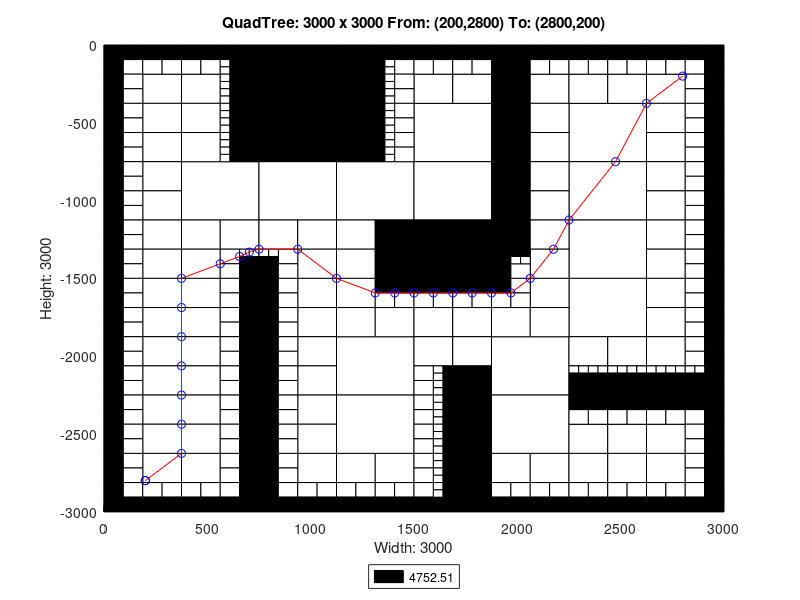

Write MATLAB code to recreate this figure.
axis([0 3000 -3000 0]);
title('QuadTree: 3000 x 3000 From: (200,2800) To: (2800,200)');
xlabel('Width: 3000');
ylabel('Height: 3000');
rectangle('Position',[750 -375 375 375], 'FaceColor',[0 0 0]);
rectangle('Position',[750 -750 375 375], 'FaceColor',[0 0 0]);
rectangle('Position',[375 -1125 375 375], 'FaceColor',[1 1 1]);
rectangle('Position',[750 -1125 375 375], 'FaceColor',[1 1 1]);
rectangle('Position',[1125 -1125 375 375], 'FaceColor',[1 1 1]);
rectangle('Position',[1500 -750 375 375], 'FaceColor',[1 1 1]);
rectangle('Position',[2250 -750 375 375], 'FaceColor',[1 1 1]);
rectangle('Position',[1500 -1125 375 375], 'FaceColor',[1 1 1]);
rectangle('Position',[1500 -1500 375 375], 'FaceColor',[0 0 0]);
rectangle('Position',[2250 -1125 375 375], 'FaceColor',[1 1 1]);
rectangle('Position',[2250 -1500 375 375], 'FaceColor',[1 1 1]);
rectangle('Position',[1125 -2250 375 375], 'FaceColor',[1 1 1]);
rectangle('Position',[1125 -2625 375 375], 'FaceColor',[1 1 1]);
rectangle('Position',[1875 -2250 375 375], 'FaceColor',[1 1 1]);
rectangle('Position',[2250 -1875 375 375], 'FaceColor',[1 1 1]);
rectangle('Position',[1875 -2625 375 375], 'FaceColor',[1 1 1]);
rectangle('Position',[187.5 -375 187.5 187.5], 'FaceColor',[1 1 1]);
rectangle('Position',[375 -375 187.5 187.5], 'FaceColor',[1 1 1]);
rectangle('Position',[187.5 -562.5 187.5 187.5], 'FaceColor',[1 1 1]);
rectangle('Position',[187.5 -750 187.5 187.5], 'FaceColor',[1 1 1]);
rectangle('Position',[375 -562.5 187.5 187.5], 'FaceColor',[1 1 1]);
rectangle('Position',[375 -750 187.5 187.5], 'FaceColor',[1 1 1]);
rectangle('Position',[1125 -187.5 187.5 187.5], 'FaceColor',[0 0 0]);
rectangle('Position',[1125 -375 187.5 187.5], 'FaceColor',[0 0 0]);
rectangle('Position',[1125 -562.5 187.5 187.5], 'FaceColor',[0 0 0]);
rectangle('Position',[1125 -750 187.5 187.5], 'FaceColor',[0 0 0]);
rectangle('Position',[187.5 -937.5 187.5 187.5], 'FaceColor',[1 1 1]);
rectangle('Position',[187.5 -1125 187.5 187.5], 'FaceColor',[1 1 1]);
rectangle('Position',[187.5 -1312.5 187.5 187.5], 'FaceColor',[1 1 1]);
rectangle('Position',[187.5 -1500 187.5 187.5], 'FaceColor',[1 1 1]);
rectangle('Position',[375 -1312.5 187.5 187.5], 'FaceColor',[1 1 1]);
rectangle('Position',[562.5 -1312.5 187.5 187.5], 'FaceColor',[1 1 1]);
rectangle('Position',[375 -1500 187.5 187.5], 'FaceColor',[1 1 1]);
rectangle('Position',[750 -1312.5 187.5 187.5], 'FaceColor',[1 1 1]);
rectangle('Position',[937.5 -1312.5 187.5 187.5], 'FaceColor',[1 1 1]);
rectangle('Position',[937.5 -1500 187.5 187.5], 'FaceColor',[1 1 1]);
rectangle('Position',[1125 -1312.5 187.5 187.5], 'FaceColor',[1 1 1]);
rectangle('Position',[1312.5 -1312.5 187.5 187.5], 'FaceColor',[0 0 0]);
rectangle('Position',[1125 -1500 187.5 187.5], 'FaceColor',[1 1 1]);
rectangle('Position',[1312.5 -1500 187.5 187.5], 'FaceColor',[0 0 0]);
rectangle('Position',[1500 -375 187.5 187.5], 'FaceColor',[1 1 1]);
rectangle('Position',[1687.5 -375 187.5 187.5], 'FaceColor',[1 1 1]);
rectangle('Position',[1875 -187.5 187.5 187.5], 'FaceColor',[0 0 0]);
rectangle('Position',[1875 -375 187.5 187.5], 'FaceColor',[0 0 0]);
rectangle('Position',[2062.5 -375 187.5 187.5], 'FaceColor',[1 1 1]);
rectangle('Position',[1875 -562.5 187.5 187.5], 'FaceColor',[0 0 0]);
rectangle('Position',[2062.5 -562.5 187.5 187.5], 'FaceColor',[1 1 1]);
rectangle('Position',[1875 -750 187.5 187.5], 'FaceColor',[0 0 0]);
rectangle('Position',[2062.5 -750 187.5 187.5], 'FaceColor',[1 1 1]);
rectangle('Position',[2250 -375 187.5 187.5], 'FaceColor',[1 1 1]);
rectangle('Position',[2437.5 -375 187.5 187.5], 'FaceColor',[1 1 1]);
rectangle('Position',[2625 -375 187.5 187.5], 'FaceColor',[1 1 1]);
rectangle('Position',[2625 -562.5 187.5 187.5], 'FaceColor',[1 1 1]);
rectangle('Position',[2625 -750 187.5 187.5], 'FaceColor',[1 1 1]);
rectangle('Position',[1875 -937.5 187.5 187.5], 'FaceColor',[0 0 0]);
rectangle('Position',[2062.5 -937.5 187.5 187.5], 'FaceColor',[1 1 1]);
rectangle('Position',[1875 -1125 187.5 187.5], 'FaceColor',[0 0 0]);
rectangle('Position',[2062.5 -1125 187.5 187.5], 'FaceColor',[1 1 1]);
rectangle('Position',[1875 -1312.5 187.5 187.5], 'FaceColor',[0 0 0]);
rectangle('Position',[2062.5 -1312.5 187.5 187.5], 'FaceColor',[1 1 1]);
rectangle('Position',[2062.5 -1500 187.5 187.5], 'FaceColor',[1 1 1]);
rectangle('Position',[2625 -937.5 187.5 187.5], 'FaceColor',[1 1 1]);
rectangle('Position',[2625 -1125 187.5 187.5], 'FaceColor',[1 1 1]);
rectangle('Position',[2625 -1312.5 187.5 187.5], 'FaceColor',[1 1 1]);
rectangle('Position',[2625 -1500 187.5 187.5], 'FaceColor',[1 1 1]);
rectangle('Position',[187.5 -1687.5 187.5 187.5], 'FaceColor',[1 1 1]);
rectangle('Position',[187.5 -1875 187.5 187.5], 'FaceColor',[1 1 1]);
rectangle('Position',[375 -1687.5 187.5 187.5], 'FaceColor',[1 1 1]);
rectangle('Position',[375 -1875 187.5 187.5], 'FaceColor',[1 1 1]);
rectangle('Position',[187.5 -2062.5 187.5 187.5], 'FaceColor',[1 1 1]);
rectangle('Position',[187.5 -2250 187.5 187.5], 'FaceColor',[1 1 1]);
rectangle('Position',[375 -2062.5 187.5 187.5], 'FaceColor',[1 1 1]);
rectangle('Position',[375 -2250 187.5 187.5], 'FaceColor',[1 1 1]);
rectangle('Position',[937.5 -1687.5 187.5 187.5], 'FaceColor',[1 1 1]);
rectangle('Position',[937.5 -1875 187.5 187.5], 'FaceColor',[1 1 1]);
rectangle('Position',[1125 -1687.5 187.5 187.5], 'FaceColor',[1 1 1]);
rectangle('Position',[1125 -1875 187.5 187.5], 'FaceColor',[1 1 1]);
rectangle('Position',[1312.5 -1875 187.5 187.5], 'FaceColor',[1 1 1]);
rectangle('Position',[937.5 -2062.5 187.5 187.5], 'FaceColor',[1 1 1]);
rectangle('Position',[937.5 -2250 187.5 187.5], 'FaceColor',[1 1 1]);
rectangle('Position',[187.5 -2437.5 187.5 187.5], 'FaceColor',[1 1 1]);
rectangle('Position',[187.5 -2625 187.5 187.5], 'FaceColor',[1 1 1]);
rectangle('Position',[375 -2437.5 187.5 187.5], 'FaceColor',[1 1 1]);
rectangle('Position',[375 -2625 187.5 187.5], 'FaceColor',[1 1 1]);
rectangle('Position',[187.5 -2812.5 187.5 187.5], 'FaceColor',[1 1 1]);
rectangle('Position',[375 -2812.5 187.5 187.5], 'FaceColor',[1 1 1]);
rectangle('Position',[937.5 -2437.5 187.5 187.5], 'FaceColor',[1 1 1]);
rectangle('Position',[937.5 -2625 187.5 187.5], 'FaceColor',[1 1 1]);
rectangle('Position',[937.5 -2812.5 187.5 187.5], 'FaceColor',[1 1 1]);
rectangle('Position',[1125 -2812.5 187.5 187.5], 'FaceColor',[1 1 1]);
rectangle('Position',[1312.5 -2812.5 187.5 187.5], 'FaceColor',[1 1 1]);
rectangle('Position',[1500 -1875 187.5 187.5], 'FaceColor',[1 1 1]);
rectangle('Position',[1687.5 -1875 187.5 187.5], 'FaceColor',[1 1 1]);
rectangle('Position',[2062.5 -1687.5 187.5 187.5], 'FaceColor',[1 1 1]);
rectangle('Position',[1875 -1875 187.5 187.5], 'FaceColor',[1 1 1]);
rectangle('Position',[2062.5 -1875 187.5 187.5], 'FaceColor',[1 1 1]);
rectangle('Position',[1500 -2062.5 187.5 187.5], 'FaceColor',[1 1 1]);
rectangle('Position',[1687.5 -2062.5 187.5 187.5], 'FaceColor',[1 1 1]);
rectangle('Position',[1687.5 -2250 187.5 187.5], 'FaceColor',[0 0 0]);
rectangle('Position',[2625 -1687.5 187.5 187.5], 'FaceColor',[1 1 1]);
rectangle('Position',[2625 -1875 187.5 187.5], 'FaceColor',[1 1 1]);
rectangle('Position',[2250 -2062.5 187.5 187.5], 'FaceColor',[1 1 1]);
rectangle('Position',[2437.5 -2062.5 187.5 187.5], 'FaceColor',[1 1 1]);
rectangle('Position',[2625 -2062.5 187.5 187.5], 'FaceColor',[1 1 1]);
rectangle('Position',[1687.5 -2437.5 187.5 187.5], 'FaceColor',[0 0 0]);
rectangle('Position',[1687.5 -2625 187.5 187.5], 'FaceColor',[0 0 0]);
rectangle('Position',[1687.5 -2812.5 187.5 187.5], 'FaceColor',[0 0 0]);
rectangle('Position',[1687.5 -3000 187.5 187.5], 'FaceColor',[0 0 0]);
rectangle('Position',[1875 -2812.5 187.5 187.5], 'FaceColor',[1 1 1]);
rectangle('Position',[2062.5 -2812.5 187.5 187.5], 'FaceColor',[1 1 1]);
rectangle('Position',[2250 -2625 187.5 187.5], 'FaceColor',[1 1 1]);
rectangle('Position',[2437.5 -2625 187.5 187.5], 'FaceColor',[1 1 1]);
rectangle('Position',[2625 -2625 187.5 187.5], 'FaceColor',[1 1 1]);
rectangle('Position',[2250 -2812.5 187.5 187.5], 'FaceColor',[1 1 1]);
rectangle('Position',[2437.5 -2812.5 187.5 187.5], 'FaceColor',[1 1 1]);
rectangle('Position',[2625 -2812.5 187.5 187.5], 'FaceColor',[1 1 1]);
rectangle('Position',[0 -93.75 93.75 93.75], 'FaceColor',[0 0 0]);
rectangle('Position',[93.75 -93.75 93.75 93.75], 'FaceColor',[0 0 0]);
rectangle('Position',[0 -187.5 93.75 93.75], 'FaceColor',[0 0 0]);
rectangle('Position',[93.75 -187.5 93.75 93.75], 'FaceColor',[1 1 1]);
rectangle('Position',[187.5 -93.75 93.75 93.75], 'FaceColor',[0 0 0]);
rectangle('Position',[281.25 -93.75 93.75 93.75], 'FaceColor',[0 0 0]);
rectangle('Position',[187.5 -187.5 93.75 93.75], 'FaceColor',[1 1 1]);
rectangle('Position',[281.25 -187.5 93.75 93.75], 'FaceColor',[1 1 1]);
rectangle('Position',[0 -281.25 93.75 93.75], 'FaceColor',[0 0 0]);
rectangle('Position',[93.75 -281.25 93.75 93.75], 'FaceColor',[1 1 1]);
rectangle('Position',[0 -375 93.75 93.75], 'FaceColor',[0 0 0]);
rectangle('Position',[93.75 -375 93.75 93.75], 'FaceColor',[1 1 1]);
rectangle('Position',[375 -93.75 93.75 93.75], 'FaceColor',[0 0 0]);
rectangle('Position',[468.75 -93.75 93.75 93.75], 'FaceColor',[0 0 0]);
rectangle('Position',[375 -187.5 93.75 93.75], 'FaceColor',[1 1 1]);
rectangle('Position',[468.75 -187.5 93.75 93.75], 'FaceColor',[1 1 1]);
rectangle('Position',[562.5 -93.75 93.75 93.75], 'FaceColor',[0 0 0]);
rectangle('Position',[656.25 -93.75 93.75 93.75], 'FaceColor',[0 0 0]);
rectangle('Position',[656.25 -187.5 93.75 93.75], 'FaceColor',[0 0 0]);
rectangle('Position',[656.25 -281.25 93.75 93.75], 'FaceColor',[0 0 0]);
rectangle('Position',[656.25 -375 93.75 93.75], 'FaceColor',[0 0 0]);
rectangle('Position',[0 -468.75 93.75 93.75], 'FaceColor',[0 0 0]);
rectangle('Position',[93.75 -468.75 93.75 93.75], 'FaceColor',[1 1 1]);
rectangle('Position',[0 -562.5 93.75 93.75], 'FaceColor',[0 0 0]);
rectangle('Position',[93.75 -562.5 93.75 93.75], 'FaceColor',[1 1 1]);
rectangle('Position',[0 -656.25 93.75 93.75], 'FaceColor',[0 0 0]);
rectangle('Position',[93.75 -656.25 93.75 93.75], 'FaceColor',[1 1 1]);
rectangle('Position',[0 -750 93.75 93.75], 'FaceColor',[0 0 0]);
rectangle('Position',[93.75 -750 93.75 93.75], 'FaceColor',[1 1 1]);
rectangle('Position',[656.25 -468.75 93.75 93.75], 'FaceColor',[0 0 0]);
rectangle('Position',[656.25 -562.5 93.75 93.75], 'FaceColor',[0 0 0]);
rectangle('Position',[656.25 -656.25 93.75 93.75], 'FaceColor',[0 0 0]);
rectangle('Position',[656.25 -750 93.75 93.75], 'FaceColor',[0 0 0]);
rectangle('Position',[1312.5 -93.75 93.75 93.75], 'FaceColor',[0 0 0]);
rectangle('Position',[1406.25 -93.75 93.75 93.75], 'FaceColor',[0 0 0]);
rectangle('Position',[1406.25 -187.5 93.75 93.75], 'FaceColor',[1 1 1]);
rectangle('Position',[1406.25 -281.25 93.75 93.75], 'FaceColor',[1 1 1]);
rectangle('Position',[1406.25 -375 93.75 93.75], 'FaceColor',[1 1 1]);
rectangle('Position',[1406.25 -468.75 93.75 93.75], 'FaceColor',[1 1 1]);
rectangle('Position',[1406.25 -562.5 93.75 93.75], 'FaceColor',[1 1 1]);
rectangle('Position',[1406.25 -656.25 93.75 93.75], 'FaceColor',[1 1 1]);
rectangle('Position',[1406.25 -750 93.75 93.75], 'FaceColor',[1 1 1]);
rectangle('Position',[0 -843.75 93.75 93.75], 'FaceColor',[0 0 0]);
rectangle('Position',[93.75 -843.75 93.75 93.75], 'FaceColor',[1 1 1]);
rectangle('Position',[0 -937.5 93.75 93.75], 'FaceColor',[0 0 0]);
rectangle('Position',[93.75 -937.5 93.75 93.75], 'FaceColor',[1 1 1]);
rectangle('Position',[0 -1031.25 93.75 93.75], 'FaceColor',[0 0 0]);
rectangle('Position',[93.75 -1031.25 93.75 93.75], 'FaceColor',[1 1 1]);
rectangle('Position',[0 -1125 93.75 93.75], 'FaceColor',[0 0 0]);
rectangle('Position',[93.75 -1125 93.75 93.75], 'FaceColor',[1 1 1]);
rectangle('Position',[0 -1218.75 93.75 93.75], 'FaceColor',[0 0 0]);
rectangle('Position',[93.75 -1218.75 93.75 93.75], 'FaceColor',[1 1 1]);
rectangle('Position',[0 -1312.5 93.75 93.75], 'FaceColor',[0 0 0]);
rectangle('Position',[93.75 -1312.5 93.75 93.75], 'FaceColor',[1 1 1]);
rectangle('Position',[0 -1406.25 93.75 93.75], 'FaceColor',[0 0 0]);
rectangle('Position',[93.75 -1406.25 93.75 93.75], 'FaceColor',[1 1 1]);
rectangle('Position',[0 -1500 93.75 93.75], 'FaceColor',[0 0 0]);
rectangle('Position',[93.75 -1500 93.75 93.75], 'FaceColor',[1 1 1]);
rectangle('Position',[562.5 -1406.25 93.75 93.75], 'FaceColor',[1 1 1]);
rectangle('Position',[562.5 -1500 93.75 93.75], 'FaceColor',[1 1 1]);
rectangle('Position',[656.25 -1500 93.75 93.75], 'FaceColor',[0 0 0]);
rectangle('Position',[843.75 -1406.25 93.75 93.75], 'FaceColor',[1 1 1]);
rectangle('Position',[750 -1500 93.75 93.75], 'FaceColor',[0 0 0]);
rectangle('Position',[843.75 -1500 93.75 93.75], 'FaceColor',[1 1 1]);
rectangle('Position',[1500 -93.75 93.75 93.75], 'FaceColor',[0 0 0]);
rectangle('Position',[1593.75 -93.75 93.75 93.75], 'FaceColor',[0 0 0]);
rectangle('Position',[1500 -187.5 93.75 93.75], 'FaceColor',[1 1 1]);
rectangle('Position',[1593.75 -187.5 93.75 93.75], 'FaceColor',[1 1 1]);
rectangle('Position',[1687.5 -93.75 93.75 93.75], 'FaceColor',[0 0 0]);
rectangle('Position',[1781.25 -93.75 93.75 93.75], 'FaceColor',[0 0 0]);
rectangle('Position',[1687.5 -187.5 93.75 93.75], 'FaceColor',[1 1 1]);
rectangle('Position',[1781.25 -187.5 93.75 93.75], 'FaceColor',[1 1 1]);
rectangle('Position',[2062.5 -93.75 93.75 93.75], 'FaceColor',[0 0 0]);
rectangle('Position',[2156.25 -93.75 93.75 93.75], 'FaceColor',[0 0 0]);
rectangle('Position',[2062.5 -187.5 93.75 93.75], 'FaceColor',[1 1 1]);
rectangle('Position',[2156.25 -187.5 93.75 93.75], 'FaceColor',[1 1 1]);
rectangle('Position',[2250 -93.75 93.75 93.75], 'FaceColor',[0 0 0]);
rectangle('Position',[2343.75 -93.75 93.75 93.75], 'FaceColor',[0 0 0]);
rectangle('Position',[2250 -187.5 93.75 93.75], 'FaceColor',[1 1 1]);
rectangle('Position',[2343.75 -187.5 93.75 93.75], 'FaceColor',[1 1 1]);
rectangle('Position',[2437.5 -93.75 93.75 93.75], 'FaceColor',[0 0 0]);
rectangle('Position',[2531.25 -93.75 93.75 93.75], 'FaceColor',[0 0 0]);
rectangle('Position',[2437.5 -187.5 93.75 93.75], 'FaceColor',[1 1 1]);
rectangle('Position',[2531.25 -187.5 93.75 93.75], 'FaceColor',[1 1 1]);
rectangle('Position',[2625 -93.75 93.75 93.75], 'FaceColor',[0 0 0]);
rectangle('Position',[2718.75 -93.75 93.75 93.75], 'FaceColor',[0 0 0]);
rectangle('Position',[2625 -187.5 93.75 93.75], 'FaceColor',[1 1 1]);
rectangle('Position',[2718.75 -187.5 93.75 93.75], 'FaceColor',[1 1 1]);
rectangle('Position',[2812.5 -93.75 93.75 93.75], 'FaceColor',[0 0 0]);
rectangle('Position',[2906.25 -93.75 93.75 93.75], 'FaceColor',[0 0 0]);
rectangle('Position',[2812.5 -187.5 93.75 93.75], 'FaceColor',[1 1 1]);
rectangle('Position',[2906.25 -187.5 93.75 93.75], 'FaceColor',[0 0 0]);
rectangle('Position',[2812.5 -281.25 93.75 93.75], 'FaceColor',[1 1 1]);
rectangle('Position',[2906.25 -281.25 93.75 93.75], 'FaceColor',[0 0 0]);
rectangle('Position',[2812.5 -375 93.75 93.75], 'FaceColor',[1 1 1]);
rectangle('Position',[2906.25 -375 93.75 93.75], 'FaceColor',[0 0 0]);
rectangle('Position',[2812.5 -468.75 93.75 93.75], 'FaceColor',[1 1 1]);
rectangle('Position',[2906.25 -468.75 93.75 93.75], 'FaceColor',[0 0 0]);
rectangle('Position',[2812.5 -562.5 93.75 93.75], 'FaceColor',[1 1 1]);
rectangle('Position',[2906.25 -562.5 93.75 93.75], 'FaceColor',[0 0 0]);
rectangle('Position',[2812.5 -656.25 93.75 93.75], 'FaceColor',[1 1 1]);
rectangle('Position',[2906.25 -656.25 93.75 93.75], 'FaceColor',[0 0 0]);
rectangle('Position',[2812.5 -750 93.75 93.75], 'FaceColor',[1 1 1]);
rectangle('Position',[2906.25 -750 93.75 93.75], 'FaceColor',[0 0 0]);
rectangle('Position',[1875 -1406.25 93.75 93.75], 'FaceColor',[0 0 0]);
rectangle('Position',[1875 -1500 93.75 93.75], 'FaceColor',[0 0 0]);
rectangle('Position',[1968.75 -1500 93.75 93.75], 'FaceColor',[1 1 1]);
rectangle('Position',[2812.5 -843.75 93.75 93.75], 'FaceColor',[1 1 1]);
rectangle('Position',[2906.25 -843.75 93.75 93.75], 'FaceColor',[0 0 0]);
rectangle('Position',[2812.5 -937.5 93.75 93.75], 'FaceColor',[1 1 1]);
rectangle('Position',[2906.25 -937.5 93.75 93.75], 'FaceColor',[0 0 0]);
rectangle('Position',[2812.5 -1031.25 93.75 93.75], 'FaceColor',[1 1 1]);
rectangle('Position',[2906.25 -1031.25 93.75 93.75], 'FaceColor',[0 0 0]);
rectangle('Position',[2812.5 -1125 93.75 93.75], 'FaceColor',[1 1 1]);
rectangle('Position',[2906.25 -1125 93.75 93.75], 'FaceColor',[0 0 0]);
rectangle('Position',[2812.5 -1218.75 93.75 93.75], 'FaceColor',[1 1 1]);
rectangle('Position',[2906.25 -1218.75 93.75 93.75], 'FaceColor',[0 0 0]);
rectangle('Position',[2812.5 -1312.5 93.75 93.75], 'FaceColor',[1 1 1]);
rectangle('Position',[2906.25 -1312.5 93.75 93.75], 'FaceColor',[0 0 0]);
rectangle('Position',[2812.5 -1406.25 93.75 93.75], 'FaceColor',[1 1 1]);
rectangle('Position',[2906.25 -1406.25 93.75 93.75], 'FaceColor',[0 0 0]);
rectangle('Position',[2812.5 -1500 93.75 93.75], 'FaceColor',[1 1 1]);
rectangle('Position',[2906.25 -1500 93.75 93.75], 'FaceColor',[0 0 0]);
rectangle('Position',[0 -1593.75 93.75 93.75], 'FaceColor',[0 0 0]);
rectangle('Position',[93.75 -1593.75 93.75 93.75], 'FaceColor',[1 1 1]);
rectangle('Position',[0 -1687.5 93.75 93.75], 'FaceColor',[0 0 0]);
rectangle('Position',[93.75 -1687.5 93.75 93.75], 'FaceColor',[1 1 1]);
rectangle('Position',[0 -1781.25 93.75 93.75], 'FaceColor',[0 0 0]);
rectangle('Position',[93.75 -1781.25 93.75 93.75], 'FaceColor',[1 1 1]);
rectangle('Position',[0 -1875 93.75 93.75], 'FaceColor',[0 0 0]);
rectangle('Position',[93.75 -1875 93.75 93.75], 'FaceColor',[1 1 1]);
rectangle('Position',[562.5 -1593.75 93.75 93.75], 'FaceColor',[1 1 1]);
rectangle('Position',[656.25 -1593.75 93.75 93.75], 'FaceColor',[0 0 0]);
rectangle('Position',[562.5 -1687.5 93.75 93.75], 'FaceColor',[1 1 1]);
rectangle('Position',[656.25 -1687.5 93.75 93.75], 'FaceColor',[0 0 0]);
rectangle('Position',[562.5 -1781.25 93.75 93.75], 'FaceColor',[1 1 1]);
rectangle('Position',[656.25 -1781.25 93.75 93.75], 'FaceColor',[0 0 0]);
rectangle('Position',[562.5 -1875 93.75 93.75], 'FaceColor',[1 1 1]);
rectangle('Position',[656.25 -1875 93.75 93.75], 'FaceColor',[0 0 0]);
rectangle('Position',[0 -1968.75 93.75 93.75], 'FaceColor',[0 0 0]);
rectangle('Position',[93.75 -1968.75 93.75 93.75], 'FaceColor',[1 1 1]);
rectangle('Position',[0 -2062.5 93.75 93.75], 'FaceColor',[0 0 0]);
rectangle('Position',[93.75 -2062.5 93.75 93.75], 'FaceColor',[1 1 1]);
rectangle('Position',[0 -2156.25 93.75 93.75], 'FaceColor',[0 0 0]);
rectangle('Position',[93.75 -2156.25 93.75 93.75], 'FaceColor',[1 1 1]);
rectangle('Position',[0 -2250 93.75 93.75], 'FaceColor',[0 0 0]);
rectangle('Position',[93.75 -2250 93.75 93.75], 'FaceColor',[1 1 1]);
rectangle('Position',[562.5 -1968.75 93.75 93.75], 'FaceColor',[1 1 1]);
rectangle('Position',[656.25 -1968.75 93.75 93.75], 'FaceColor',[0 0 0]);
rectangle('Position',[562.5 -2062.5 93.75 93.75], 'FaceColor',[1 1 1]);
rectangle('Position',[656.25 -2062.5 93.75 93.75], 'FaceColor',[0 0 0]);
rectangle('Position',[562.5 -2156.25 93.75 93.75], 'FaceColor',[1 1 1]);
rectangle('Position',[656.25 -2156.25 93.75 93.75], 'FaceColor',[0 0 0]);
rectangle('Position',[562.5 -2250 93.75 93.75], 'FaceColor',[1 1 1]);
rectangle('Position',[656.25 -2250 93.75 93.75], 'FaceColor',[0 0 0]);
rectangle('Position',[750 -1593.75 93.75 93.75], 'FaceColor',[0 0 0]);
rectangle('Position',[843.75 -1593.75 93.75 93.75], 'FaceColor',[1 1 1]);
rectangle('Position',[750 -1687.5 93.75 93.75], 'FaceColor',[0 0 0]);
rectangle('Position',[843.75 -1687.5 93.75 93.75], 'FaceColor',[1 1 1]);
rectangle('Position',[750 -1781.25 93.75 93.75], 'FaceColor',[0 0 0]);
rectangle('Position',[843.75 -1781.25 93.75 93.75], 'FaceColor',[1 1 1]);
rectangle('Position',[750 -1875 93.75 93.75], 'FaceColor',[0 0 0]);
rectangle('Position',[843.75 -1875 93.75 93.75], 'FaceColor',[1 1 1]);
rectangle('Position',[1312.5 -1593.75 93.75 93.75], 'FaceColor',[0 0 0]);
rectangle('Position',[1406.25 -1593.75 93.75 93.75], 'FaceColor',[0 0 0]);
rectangle('Position',[1312.5 -1687.5 93.75 93.75], 'FaceColor',[1 1 1]);
rectangle('Position',[1406.25 -1687.5 93.75 93.75], 'FaceColor',[1 1 1]);
rectangle('Position',[750 -1968.75 93.75 93.75], 'FaceColor',[0 0 0]);
rectangle('Position',[843.75 -1968.75 93.75 93.75], 'FaceColor',[1 1 1]);
rectangle('Position',[750 -2062.5 93.75 93.75], 'FaceColor',[0 0 0]);
rectangle('Position',[843.75 -2062.5 93.75 93.75], 'FaceColor',[1 1 1]);
rectangle('Position',[750 -2156.25 93.75 93.75], 'FaceColor',[0 0 0]);
rectangle('Position',[843.75 -2156.25 93.75 93.75], 'FaceColor',[1 1 1]);
rectangle('Position',[750 -2250 93.75 93.75], 'FaceColor',[0 0 0]);
rectangle('Position',[843.75 -2250 93.75 93.75], 'FaceColor',[1 1 1]);
rectangle('Position',[0 -2343.75 93.75 93.75], 'FaceColor',[0 0 0]);
rectangle('Position',[93.75 -2343.75 93.75 93.75], 'FaceColor',[1 1 1]);
rectangle('Position',[0 -2437.5 93.75 93.75], 'FaceColor',[0 0 0]);
rectangle('Position',[93.75 -2437.5 93.75 93.75], 'FaceColor',[1 1 1]);
rectangle('Position',[0 -2531.25 93.75 93.75], 'FaceColor',[0 0 0]);
rectangle('Position',[93.75 -2531.25 93.75 93.75], 'FaceColor',[1 1 1]);
rectangle('Position',[0 -2625 93.75 93.75], 'FaceColor',[0 0 0]);
rectangle('Position',[93.75 -2625 93.75 93.75], 'FaceColor',[1 1 1]);
rectangle('Position',[562.5 -2343.75 93.75 93.75], 'FaceColor',[1 1 1]);
rectangle('Position',[656.25 -2343.75 93.75 93.75], 'FaceColor',[0 0 0]);
rectangle('Position',[562.5 -2437.5 93.75 93.75], 'FaceColor',[1 1 1]);
rectangle('Position',[656.25 -2437.5 93.75 93.75], 'FaceColor',[0 0 0]);
rectangle('Position',[562.5 -2531.25 93.75 93.75], 'FaceColor',[1 1 1]);
rectangle('Position',[656.25 -2531.25 93.75 93.75], 'FaceColor',[0 0 0]);
rectangle('Position',[562.5 -2625 93.75 93.75], 'FaceColor',[1 1 1]);
rectangle('Position',[656.25 -2625 93.75 93.75], 'FaceColor',[0 0 0]);
rectangle('Position',[0 -2718.75 93.75 93.75], 'FaceColor',[0 0 0]);
rectangle('Position',[93.75 -2718.75 93.75 93.75], 'FaceColor',[1 1 1]);
rectangle('Position',[0 -2812.5 93.75 93.75], 'FaceColor',[0 0 0]);
rectangle('Position',[93.75 -2812.5 93.75 93.75], 'FaceColor',[1 1 1]);
rectangle('Position',[0 -2906.25 93.75 93.75], 'FaceColor',[0 0 0]);
rectangle('Position',[93.75 -2906.25 93.75 93.75], 'FaceColor',[1 1 1]);
rectangle('Position',[0 -3000 93.75 93.75], 'FaceColor',[0 0 0]);
rectangle('Position',[93.75 -3000 93.75 93.75], 'FaceColor',[0 0 0]);
rectangle('Position',[187.5 -2906.25 93.75 93.75], 'FaceColor',[1 1 1]);
rectangle('Position',[281.25 -2906.25 93.75 93.75], 'FaceColor',[1 1 1]);
rectangle('Position',[187.5 -3000 93.75 93.75], 'FaceColor',[0 0 0]);
rectangle('Position',[281.25 -3000 93.75 93.75], 'FaceColor',[0 0 0]);
rectangle('Position',[562.5 -2718.75 93.75 93.75], 'FaceColor',[1 1 1]);
rectangle('Position',[656.25 -2718.75 93.75 93.75], 'FaceColor',[0 0 0]);
rectangle('Position',[562.5 -2812.5 93.75 93.75], 'FaceColor',[1 1 1]);
rectangle('Position',[656.25 -2812.5 93.75 93.75], 'FaceColor',[0 0 0]);
rectangle('Position',[375 -2906.25 93.75 93.75], 'FaceColor',[1 1 1]);
rectangle('Position',[468.75 -2906.25 93.75 93.75], 'FaceColor',[1 1 1]);
rectangle('Position',[375 -3000 93.75 93.75], 'FaceColor',[0 0 0]);
rectangle('Position',[468.75 -3000 93.75 93.75], 'FaceColor',[0 0 0]);
rectangle('Position',[562.5 -2906.25 93.75 93.75], 'FaceColor',[1 1 1]);
rectangle('Position',[656.25 -2906.25 93.75 93.75], 'FaceColor',[0 0 0]);
rectangle('Position',[562.5 -3000 93.75 93.75], 'FaceColor',[0 0 0]);
rectangle('Position',[656.25 -3000 93.75 93.75], 'FaceColor',[0 0 0]);
rectangle('Position',[750 -2343.75 93.75 93.75], 'FaceColor',[0 0 0]);
rectangle('Position',[843.75 -2343.75 93.75 93.75], 'FaceColor',[1 1 1]);
rectangle('Position',[750 -2437.5 93.75 93.75], 'FaceColor',[0 0 0]);
rectangle('Position',[843.75 -2437.5 93.75 93.75], 'FaceColor',[1 1 1]);
rectangle('Position',[750 -2531.25 93.75 93.75], 'FaceColor',[0 0 0]);
rectangle('Position',[843.75 -2531.25 93.75 93.75], 'FaceColor',[1 1 1]);
rectangle('Position',[750 -2625 93.75 93.75], 'FaceColor',[0 0 0]);
rectangle('Position',[843.75 -2625 93.75 93.75], 'FaceColor',[1 1 1]);
rectangle('Position',[750 -2718.75 93.75 93.75], 'FaceColor',[0 0 0]);
rectangle('Position',[843.75 -2718.75 93.75 93.75], 'FaceColor',[1 1 1]);
rectangle('Position',[750 -2812.5 93.75 93.75], 'FaceColor',[0 0 0]);
rectangle('Position',[843.75 -2812.5 93.75 93.75], 'FaceColor',[1 1 1]);
rectangle('Position',[750 -2906.25 93.75 93.75], 'FaceColor',[0 0 0]);
rectangle('Position',[843.75 -2906.25 93.75 93.75], 'FaceColor',[1 1 1]);
rectangle('Position',[750 -3000 93.75 93.75], 'FaceColor',[0 0 0]);
rectangle('Position',[843.75 -3000 93.75 93.75], 'FaceColor',[0 0 0]);
rectangle('Position',[937.5 -2906.25 93.75 93.75], 'FaceColor',[1 1 1]);
rectangle('Position',[1031.25 -2906.25 93.75 93.75], 'FaceColor',[1 1 1]);
rectangle('Position',[937.5 -3000 93.75 93.75], 'FaceColor',[0 0 0]);
rectangle('Position',[1031.25 -3000 93.75 93.75], 'FaceColor',[0 0 0]);
rectangle('Position',[1125 -2906.25 93.75 93.75], 'FaceColor',[1 1 1]);
rectangle('Position',[1218.75 -2906.25 93.75 93.75], 'FaceColor',[1 1 1]);
rectangle('Position',[1125 -3000 93.75 93.75], 'FaceColor',[0 0 0]);
rectangle('Position',[1218.75 -3000 93.75 93.75], 'FaceColor',[0 0 0]);
rectangle('Position',[1312.5 -2906.25 93.75 93.75], 'FaceColor',[1 1 1]);
rectangle('Position',[1406.25 -2906.25 93.75 93.75], 'FaceColor',[1 1 1]);
rectangle('Position',[1312.5 -3000 93.75 93.75], 'FaceColor',[0 0 0]);
rectangle('Position',[1406.25 -3000 93.75 93.75], 'FaceColor',[0 0 0]);
rectangle('Position',[1500 -1593.75 93.75 93.75], 'FaceColor',[0 0 0]);
rectangle('Position',[1593.75 -1593.75 93.75 93.75], 'FaceColor',[0 0 0]);
rectangle('Position',[1500 -1687.5 93.75 93.75], 'FaceColor',[1 1 1]);
rectangle('Position',[1593.75 -1687.5 93.75 93.75], 'FaceColor',[1 1 1]);
rectangle('Position',[1687.5 -1593.75 93.75 93.75], 'FaceColor',[0 0 0]);
rectangle('Position',[1781.25 -1593.75 93.75 93.75], 'FaceColor',[0 0 0]);
rectangle('Position',[1687.5 -1687.5 93.75 93.75], 'FaceColor',[1 1 1]);
rectangle('Position',[1781.25 -1687.5 93.75 93.75], 'FaceColor',[1 1 1]);
rectangle('Position',[1875 -1593.75 93.75 93.75], 'FaceColor',[0 0 0]);
rectangle('Position',[1968.75 -1593.75 93.75 93.75], 'FaceColor',[1 1 1]);
rectangle('Position',[1875 -1687.5 93.75 93.75], 'FaceColor',[1 1 1]);
rectangle('Position',[1968.75 -1687.5 93.75 93.75], 'FaceColor',[1 1 1]);
rectangle('Position',[1500 -2156.25 93.75 93.75], 'FaceColor',[1 1 1]);
rectangle('Position',[1500 -2250 93.75 93.75], 'FaceColor',[1 1 1]);
rectangle('Position',[2812.5 -1593.75 93.75 93.75], 'FaceColor',[1 1 1]);
rectangle('Position',[2906.25 -1593.75 93.75 93.75], 'FaceColor',[0 0 0]);
rectangle('Position',[2812.5 -1687.5 93.75 93.75], 'FaceColor',[1 1 1]);
rectangle('Position',[2906.25 -1687.5 93.75 93.75], 'FaceColor',[0 0 0]);
rectangle('Position',[2812.5 -1781.25 93.75 93.75], 'FaceColor',[1 1 1]);
rectangle('Position',[2906.25 -1781.25 93.75 93.75], 'FaceColor',[0 0 0]);
rectangle('Position',[2812.5 -1875 93.75 93.75], 'FaceColor',[1 1 1]);
rectangle('Position',[2906.25 -1875 93.75 93.75], 'FaceColor',[0 0 0]);
rectangle('Position',[2250 -2250 93.75 93.75], 'FaceColor',[0 0 0]);
rectangle('Position',[2343.75 -2250 93.75 93.75], 'FaceColor',[0 0 0]);
rectangle('Position',[2437.5 -2250 93.75 93.75], 'FaceColor',[0 0 0]);
rectangle('Position',[2531.25 -2250 93.75 93.75], 'FaceColor',[0 0 0]);
rectangle('Position',[2812.5 -1968.75 93.75 93.75], 'FaceColor',[1 1 1]);
rectangle('Position',[2906.25 -1968.75 93.75 93.75], 'FaceColor',[0 0 0]);
rectangle('Position',[2812.5 -2062.5 93.75 93.75], 'FaceColor',[1 1 1]);
rectangle('Position',[2906.25 -2062.5 93.75 93.75], 'FaceColor',[0 0 0]);
rectangle('Position',[2625 -2250 93.75 93.75], 'FaceColor',[0 0 0]);
rectangle('Position',[2718.75 -2250 93.75 93.75], 'FaceColor',[0 0 0]);
rectangle('Position',[2906.25 -2156.25 93.75 93.75], 'FaceColor',[0 0 0]);
rectangle('Position',[2812.5 -2250 93.75 93.75], 'FaceColor',[0 0 0]);
rectangle('Position',[2906.25 -2250 93.75 93.75], 'FaceColor',[0 0 0]);
rectangle('Position',[1500 -2343.75 93.75 93.75], 'FaceColor',[1 1 1]);
rectangle('Position',[1500 -2437.5 93.75 93.75], 'FaceColor',[1 1 1]);
rectangle('Position',[1500 -2531.25 93.75 93.75], 'FaceColor',[1 1 1]);
rectangle('Position',[1500 -2625 93.75 93.75], 'FaceColor',[1 1 1]);
rectangle('Position',[1500 -2718.75 93.75 93.75], 'FaceColor',[1 1 1]);
rectangle('Position',[1500 -2812.5 93.75 93.75], 'FaceColor',[1 1 1]);
rectangle('Position',[1500 -2906.25 93.75 93.75], 'FaceColor',[1 1 1]);
rectangle('Position',[1500 -3000 93.75 93.75], 'FaceColor',[0 0 0]);
rectangle('Position',[1593.75 -3000 93.75 93.75], 'FaceColor',[0 0 0]);
rectangle('Position',[1875 -2906.25 93.75 93.75], 'FaceColor',[1 1 1]);
rectangle('Position',[1968.75 -2906.25 93.75 93.75], 'FaceColor',[1 1 1]);
rectangle('Position',[1875 -3000 93.75 93.75], 'FaceColor',[0 0 0]);
rectangle('Position',[1968.75 -3000 93.75 93.75], 'FaceColor',[0 0 0]);
rectangle('Position',[2062.5 -2906.25 93.75 93.75], 'FaceColor',[1 1 1]);
rectangle('Position',[2156.25 -2906.25 93.75 93.75], 'FaceColor',[1 1 1]);
rectangle('Position',[2062.5 -3000 93.75 93.75], 'FaceColor',[0 0 0]);
rectangle('Position',[2156.25 -3000 93.75 93.75], 'FaceColor',[0 0 0]);
rectangle('Position',[2250 -2343.75 93.75 93.75], 'FaceColor',[0 0 0]);
rectangle('Position',[2343.75 -2343.75 93.75 93.75], 'FaceColor',[0 0 0]);
rectangle('Position',[2250 -2437.5 93.75 93.75], 'FaceColor',[1 1 1]);
rectangle('Position',[2343.75 -2437.5 93.75 93.75], 'FaceColor',[1 1 1]);
rectangle('Position',[2437.5 -2343.75 93.75 93.75], 'FaceColor',[0 0 0]);
rectangle('Position',[2531.25 -2343.75 93.75 93.75], 'FaceColor',[0 0 0]);
rectangle('Position',[2437.5 -2437.5 93.75 93.75], 'FaceColor',[1 1 1]);
rectangle('Position',[2531.25 -2437.5 93.75 93.75], 'FaceColor',[1 1 1]);
rectangle('Position',[2625 -2343.75 93.75 93.75], 'FaceColor',[0 0 0]);
rectangle('Position',[2718.75 -2343.75 93.75 93.75], 'FaceColor',[0 0 0]);
rectangle('Position',[2625 -2437.5 93.75 93.75], 'FaceColor',[1 1 1]);
rectangle('Position',[2718.75 -2437.5 93.75 93.75], 'FaceColor',[1 1 1]);
rectangle('Position',[2812.5 -2343.75 93.75 93.75], 'FaceColor',[0 0 0]);
rectangle('Position',[2906.25 -2343.75 93.75 93.75], 'FaceColor',[0 0 0]);
rectangle('Position',[2812.5 -2437.5 93.75 93.75], 'FaceColor',[1 1 1]);
rectangle('Position',[2906.25 -2437.5 93.75 93.75], 'FaceColor',[0 0 0]);
rectangle('Position',[2812.5 -2531.25 93.75 93.75], 'FaceColor',[1 1 1]);
rectangle('Position',[2906.25 -2531.25 93.75 93.75], 'FaceColor',[0 0 0]);
rectangle('Position',[2812.5 -2625 93.75 93.75], 'FaceColor',[1 1 1]);
rectangle('Position',[2906.25 -2625 93.75 93.75], 'FaceColor',[0 0 0]);
rectangle('Position',[2250 -2906.25 93.75 93.75], 'FaceColor',[1 1 1]);
rectangle('Position',[2343.75 -2906.25 93.75 93.75], 'FaceColor',[1 1 1]);
rectangle('Position',[2250 -3000 93.75 93.75], 'FaceColor',[0 0 0]);
rectangle('Position',[2343.75 -3000 93.75 93.75], 'FaceColor',[0 0 0]);
rectangle('Position',[2437.5 -2906.25 93.75 93.75], 'FaceColor',[1 1 1]);
rectangle('Position',[2531.25 -2906.25 93.75 93.75], 'FaceColor',[1 1 1]);
rectangle('Position',[2437.5 -3000 93.75 93.75], 'FaceColor',[0 0 0]);
rectangle('Position',[2531.25 -3000 93.75 93.75], 'FaceColor',[0 0 0]);
rectangle('Position',[2812.5 -2718.75 93.75 93.75], 'FaceColor',[1 1 1]);
rectangle('Position',[2906.25 -2718.75 93.75 93.75], 'FaceColor',[0 0 0]);
rectangle('Position',[2812.5 -2812.5 93.75 93.75], 'FaceColor',[1 1 1]);
rectangle('Position',[2906.25 -2812.5 93.75 93.75], 'FaceColor',[0 0 0]);
rectangle('Position',[2625 -2906.25 93.75 93.75], 'FaceColor',[1 1 1]);
rectangle('Position',[2718.75 -2906.25 93.75 93.75], 'FaceColor',[1 1 1]);
rectangle('Position',[2625 -3000 93.75 93.75], 'FaceColor',[0 0 0]);
rectangle('Position',[2718.75 -3000 93.75 93.75], 'FaceColor',[0 0 0]);
rectangle('Position',[2812.5 -2906.25 93.75 93.75], 'FaceColor',[1 1 1]);
rectangle('Position',[2906.25 -2906.25 93.75 93.75], 'FaceColor',[0 0 0]);
rectangle('Position',[2812.5 -3000 93.75 93.75], 'FaceColor',[0 0 0]);
rectangle('Position',[2906.25 -3000 93.75 93.75], 'FaceColor',[0 0 0]);
rectangle('Position',[562.5 -140.625 46.875 46.875], 'FaceColor',[1 1 1]);
rectangle('Position',[609.375 -140.625 46.875 46.875], 'FaceColor',[0 0 0]);
rectangle('Position',[562.5 -187.5 46.875 46.875], 'FaceColor',[1 1 1]);
rectangle('Position',[609.375 -187.5 46.875 46.875], 'FaceColor',[0 0 0]);
rectangle('Position',[562.5 -234.375 46.875 46.875], 'FaceColor',[1 1 1]);
rectangle('Position',[609.375 -234.375 46.875 46.875], 'FaceColor',[0 0 0]);
rectangle('Position',[562.5 -281.25 46.875 46.875], 'FaceColor',[1 1 1]);
rectangle('Position',[609.375 -281.25 46.875 46.875], 'FaceColor',[0 0 0]);
rectangle('Position',[562.5 -328.125 46.875 46.875], 'FaceColor',[1 1 1]);
rectangle('Position',[609.375 -328.125 46.875 46.875], 'FaceColor',[0 0 0]);
rectangle('Position',[562.5 -375 46.875 46.875], 'FaceColor',[1 1 1]);
rectangle('Position',[609.375 -375 46.875 46.875], 'FaceColor',[0 0 0]);
rectangle('Position',[562.5 -421.875 46.875 46.875], 'FaceColor',[1 1 1]);
rectangle('Position',[609.375 -421.875 46.875 46.875], 'FaceColor',[0 0 0]);
rectangle('Position',[562.5 -468.75 46.875 46.875], 'FaceColor',[1 1 1]);
rectangle('Position',[609.375 -468.75 46.875 46.875], 'FaceColor',[0 0 0]);
rectangle('Position',[562.5 -515.625 46.875 46.875], 'FaceColor',[1 1 1]);
rectangle('Position',[609.375 -515.625 46.875 46.875], 'FaceColor',[0 0 0]);
rectangle('Position',[562.5 -562.5 46.875 46.875], 'FaceColor',[1 1 1]);
rectangle('Position',[609.375 -562.5 46.875 46.875], 'FaceColor',[0 0 0]);
rectangle('Position',[562.5 -609.375 46.875 46.875], 'FaceColor',[1 1 1]);
rectangle('Position',[609.375 -609.375 46.875 46.875], 'FaceColor',[0 0 0]);
rectangle('Position',[562.5 -656.25 46.875 46.875], 'FaceColor',[1 1 1]);
rectangle('Position',[609.375 -656.25 46.875 46.875], 'FaceColor',[0 0 0]);
rectangle('Position',[562.5 -703.125 46.875 46.875], 'FaceColor',[1 1 1]);
rectangle('Position',[609.375 -703.125 46.875 46.875], 'FaceColor',[0 0 0]);
rectangle('Position',[562.5 -750 46.875 46.875], 'FaceColor',[1 1 1]);
rectangle('Position',[609.375 -750 46.875 46.875], 'FaceColor',[0 0 0]);
rectangle('Position',[1312.5 -140.625 46.875 46.875], 'FaceColor',[0 0 0]);
rectangle('Position',[1359.38 -140.625 46.875 46.875], 'FaceColor',[1 1 1]);
rectangle('Position',[1312.5 -187.5 46.875 46.875], 'FaceColor',[0 0 0]);
rectangle('Position',[1359.38 -187.5 46.875 46.875], 'FaceColor',[1 1 1]);
rectangle('Position',[1312.5 -234.375 46.875 46.875], 'FaceColor',[0 0 0]);
rectangle('Position',[1359.38 -234.375 46.875 46.875], 'FaceColor',[1 1 1]);
rectangle('Position',[1312.5 -281.25 46.875 46.875], 'FaceColor',[0 0 0]);
rectangle('Position',[1359.38 -281.25 46.875 46.875], 'FaceColor',[1 1 1]);
rectangle('Position',[1312.5 -328.125 46.875 46.875], 'FaceColor',[0 0 0]);
rectangle('Position',[1359.38 -328.125 46.875 46.875], 'FaceColor',[1 1 1]);
rectangle('Position',[1312.5 -375 46.875 46.875], 'FaceColor',[0 0 0]);
rectangle('Position',[1359.38 -375 46.875 46.875], 'FaceColor',[1 1 1]);
rectangle('Position',[1312.5 -421.875 46.875 46.875], 'FaceColor',[0 0 0]);
rectangle('Position',[1359.38 -421.875 46.875 46.875], 'FaceColor',[1 1 1]);
rectangle('Position',[1312.5 -468.75 46.875 46.875], 'FaceColor',[0 0 0]);
rectangle('Position',[1359.38 -468.75 46.875 46.875], 'FaceColor',[1 1 1]);
rectangle('Position',[1312.5 -515.625 46.875 46.875], 'FaceColor',[0 0 0]);
rectangle('Position',[1359.38 -515.625 46.875 46.875], 'FaceColor',[1 1 1]);
rectangle('Position',[1312.5 -562.5 46.875 46.875], 'FaceColor',[0 0 0]);
rectangle('Position',[1359.38 -562.5 46.875 46.875], 'FaceColor',[1 1 1]);
rectangle('Position',[1312.5 -609.375 46.875 46.875], 'FaceColor',[0 0 0]);
rectangle('Position',[1359.38 -609.375 46.875 46.875], 'FaceColor',[1 1 1]);
rectangle('Position',[1312.5 -656.25 46.875 46.875], 'FaceColor',[0 0 0]);
rectangle('Position',[1359.38 -656.25 46.875 46.875], 'FaceColor',[1 1 1]);
rectangle('Position',[1312.5 -703.125 46.875 46.875], 'FaceColor',[0 0 0]);
rectangle('Position',[1359.38 -703.125 46.875 46.875], 'FaceColor',[1 1 1]);
rectangle('Position',[1312.5 -750 46.875 46.875], 'FaceColor',[0 0 0]);
rectangle('Position',[1359.38 -750 46.875 46.875], 'FaceColor',[1 1 1]);
rectangle('Position',[656.25 -1359.38 46.875 46.875], 'FaceColor',[1 1 1]);
rectangle('Position',[703.125 -1359.38 46.875 46.875], 'FaceColor',[1 1 1]);
rectangle('Position',[656.25 -1406.25 46.875 46.875], 'FaceColor',[0 0 0]);
rectangle('Position',[703.125 -1406.25 46.875 46.875], 'FaceColor',[0 0 0]);
rectangle('Position',[750 -1359.38 46.875 46.875], 'FaceColor',[1 1 1]);
rectangle('Position',[796.875 -1359.38 46.875 46.875], 'FaceColor',[1 1 1]);
rectangle('Position',[750 -1406.25 46.875 46.875], 'FaceColor',[0 0 0]);
rectangle('Position',[796.875 -1406.25 46.875 46.875], 'FaceColor',[0 0 0]);
rectangle('Position',[1968.75 -1359.38 46.875 46.875], 'FaceColor',[0 0 0]);
rectangle('Position',[2015.62 -1359.38 46.875 46.875], 'FaceColor',[0 0 0]);
rectangle('Position',[1968.75 -1406.25 46.875 46.875], 'FaceColor',[1 1 1]);
rectangle('Position',[2015.62 -1406.25 46.875 46.875], 'FaceColor',[1 1 1]);
rectangle('Position',[1593.75 -2109.38 46.875 46.875], 'FaceColor',[1 1 1]);
rectangle('Position',[1640.62 -2109.38 46.875 46.875], 'FaceColor',[0 0 0]);
rectangle('Position',[1593.75 -2156.25 46.875 46.875], 'FaceColor',[1 1 1]);
rectangle('Position',[1640.62 -2156.25 46.875 46.875], 'FaceColor',[0 0 0]);
rectangle('Position',[1593.75 -2203.12 46.875 46.875], 'FaceColor',[1 1 1]);
rectangle('Position',[1640.62 -2203.12 46.875 46.875], 'FaceColor',[0 0 0]);
rectangle('Position',[1593.75 -2250 46.875 46.875], 'FaceColor',[1 1 1]);
rectangle('Position',[1640.62 -2250 46.875 46.875], 'FaceColor',[0 0 0]);
rectangle('Position',[2250 -2109.38 46.875 46.875], 'FaceColor',[1 1 1]);
rectangle('Position',[2296.88 -2109.38 46.875 46.875], 'FaceColor',[1 1 1]);
rectangle('Position',[2250 -2156.25 46.875 46.875], 'FaceColor',[0 0 0]);
rectangle('Position',[2296.88 -2156.25 46.875 46.875], 'FaceColor',[0 0 0]);
rectangle('Position',[2343.75 -2109.38 46.875 46.875], 'FaceColor',[1 1 1]);
rectangle('Position',[2390.62 -2109.38 46.875 46.875], 'FaceColor',[1 1 1]);
rectangle('Position',[2343.75 -2156.25 46.875 46.875], 'FaceColor',[0 0 0]);
rectangle('Position',[2390.62 -2156.25 46.875 46.875], 'FaceColor',[0 0 0]);
rectangle('Position',[2437.5 -2109.38 46.875 46.875], 'FaceColor',[1 1 1]);
rectangle('Position',[2484.38 -2109.38 46.875 46.875], 'FaceColor',[1 1 1]);
rectangle('Position',[2437.5 -2156.25 46.875 46.875], 'FaceColor',[0 0 0]);
rectangle('Position',[2484.38 -2156.25 46.875 46.875], 'FaceColor',[0 0 0]);
rectangle('Position',[2531.25 -2109.38 46.875 46.875], 'FaceColor',[1 1 1]);
rectangle('Position',[2578.12 -2109.38 46.875 46.875], 'FaceColor',[1 1 1]);
rectangle('Position',[2531.25 -2156.25 46.875 46.875], 'FaceColor',[0 0 0]);
rectangle('Position',[2578.12 -2156.25 46.875 46.875], 'FaceColor',[0 0 0]);
rectangle('Position',[2625 -2109.38 46.875 46.875], 'FaceColor',[1 1 1]);
rectangle('Position',[2671.88 -2109.38 46.875 46.875], 'FaceColor',[1 1 1]);
rectangle('Position',[2625 -2156.25 46.875 46.875], 'FaceColor',[0 0 0]);
rectangle('Position',[2671.88 -2156.25 46.875 46.875], 'FaceColor',[0 0 0]);
rectangle('Position',[2718.75 -2109.38 46.875 46.875], 'FaceColor',[1 1 1]);
rectangle('Position',[2765.62 -2109.38 46.875 46.875], 'FaceColor',[1 1 1]);
rectangle('Position',[2718.75 -2156.25 46.875 46.875], 'FaceColor',[0 0 0]);
rectangle('Position',[2765.62 -2156.25 46.875 46.875], 'FaceColor',[0 0 0]);
rectangle('Position',[2812.5 -2109.38 46.875 46.875], 'FaceColor',[1 1 1]);
rectangle('Position',[2859.38 -2109.38 46.875 46.875], 'FaceColor',[1 1 1]);
rectangle('Position',[2812.5 -2156.25 46.875 46.875], 'FaceColor',[0 0 0]);
rectangle('Position',[2859.38 -2156.25 46.875 46.875], 'FaceColor',[0 0 0]);
rectangle('Position',[1593.75 -2296.88 46.875 46.875], 'FaceColor',[1 1 1]);
rectangle('Position',[1640.62 -2296.88 46.875 46.875], 'FaceColor',[0 0 0]);
rectangle('Position',[1593.75 -2343.75 46.875 46.875], 'FaceColor',[1 1 1]);
rectangle('Position',[1640.62 -2343.75 46.875 46.875], 'FaceColor',[0 0 0]);
rectangle('Position',[1593.75 -2390.62 46.875 46.875], 'FaceColor',[1 1 1]);
rectangle('Position',[1640.62 -2390.62 46.875 46.875], 'FaceColor',[0 0 0]);
rectangle('Position',[1593.75 -2437.5 46.875 46.875], 'FaceColor',[1 1 1]);
rectangle('Position',[1640.62 -2437.5 46.875 46.875], 'FaceColor',[0 0 0]);
rectangle('Position',[1593.75 -2484.38 46.875 46.875], 'FaceColor',[1 1 1]);
rectangle('Position',[1640.62 -2484.38 46.875 46.875], 'FaceColor',[0 0 0]);
rectangle('Position',[1593.75 -2531.25 46.875 46.875], 'FaceColor',[1 1 1]);
rectangle('Position',[1640.62 -2531.25 46.875 46.875], 'FaceColor',[0 0 0]);
rectangle('Position',[1593.75 -2578.12 46.875 46.875], 'FaceColor',[1 1 1]);
rectangle('Position',[1640.62 -2578.12 46.875 46.875], 'FaceColor',[0 0 0]);
rectangle('Position',[1593.75 -2625 46.875 46.875], 'FaceColor',[1 1 1]);
rectangle('Position',[1640.62 -2625 46.875 46.875], 'FaceColor',[0 0 0]);
rectangle('Position',[1593.75 -2671.88 46.875 46.875], 'FaceColor',[1 1 1]);
rectangle('Position',[1640.62 -2671.88 46.875 46.875], 'FaceColor',[0 0 0]);
rectangle('Position',[1593.75 -2718.75 46.875 46.875], 'FaceColor',[1 1 1]);
rectangle('Position',[1640.62 -2718.75 46.875 46.875], 'FaceColor',[0 0 0]);
rectangle('Position',[1593.75 -2765.62 46.875 46.875], 'FaceColor',[1 1 1]);
rectangle('Position',[1640.62 -2765.62 46.875 46.875], 'FaceColor',[0 0 0]);
rectangle('Position',[1593.75 -2812.5 46.875 46.875], 'FaceColor',[1 1 1]);
rectangle('Position',[1640.62 -2812.5 46.875 46.875], 'FaceColor',[0 0 0]);
rectangle('Position',[1593.75 -2859.38 46.875 46.875], 'FaceColor',[1 1 1]);
rectangle('Position',[1640.62 -2859.38 46.875 46.875], 'FaceColor',[0 0 0]);
rectangle('Position',[1593.75 -2906.25 46.875 46.875], 'FaceColor',[1 1 1]);
rectangle('Position',[1640.62 -2906.25 46.875 46.875], 'FaceColor',[0 0 0]);
X=[2800,2625,2475,2250,2175,2062.5,1968.75,1875,1781.25,1687.5,1593.75,1500,1406.25,1312.5,1125,937.5,750,703.125,656.25,562.5,375,375,375,375,375,375,375,200,200];
Y=[-200,-375,-750,-1125,-1312.5,-1500,-1593.75,-1593.75,-1593.75,-1593.75,-1593.75,-1593.75,-1593.75,-1593.75,-1500,-1312.5,-1312.5,-1331.25,-1359.38,-1406.25,-1500,-1687.5,-1875,-2062.5,-2250,-2437.5,-2625,-2800,-2800];
hold on;
plot(X,Y,'r');
plot(X,Y,'bo');
legend('4752.51','Location','southoutside');
